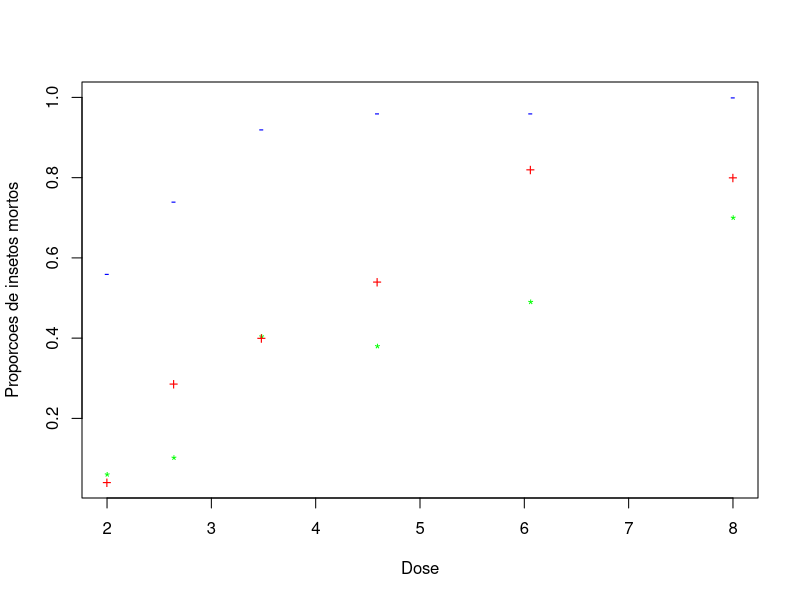
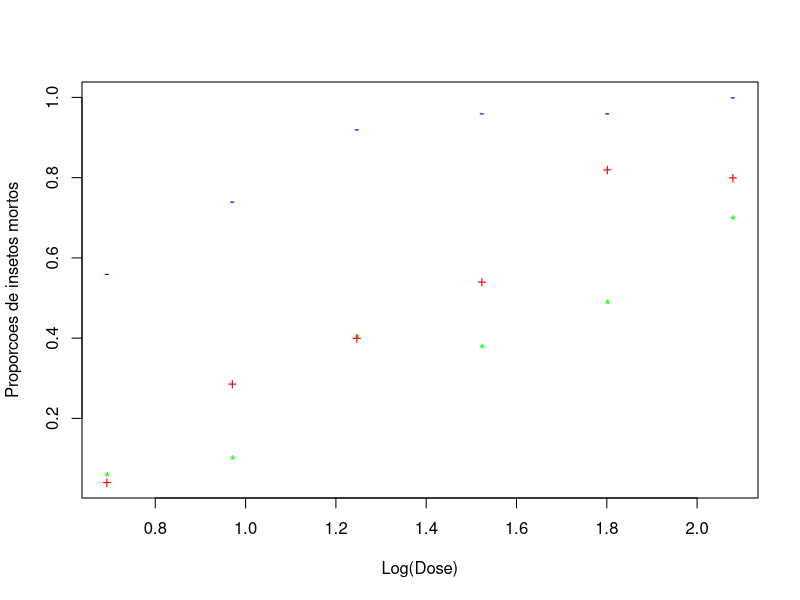
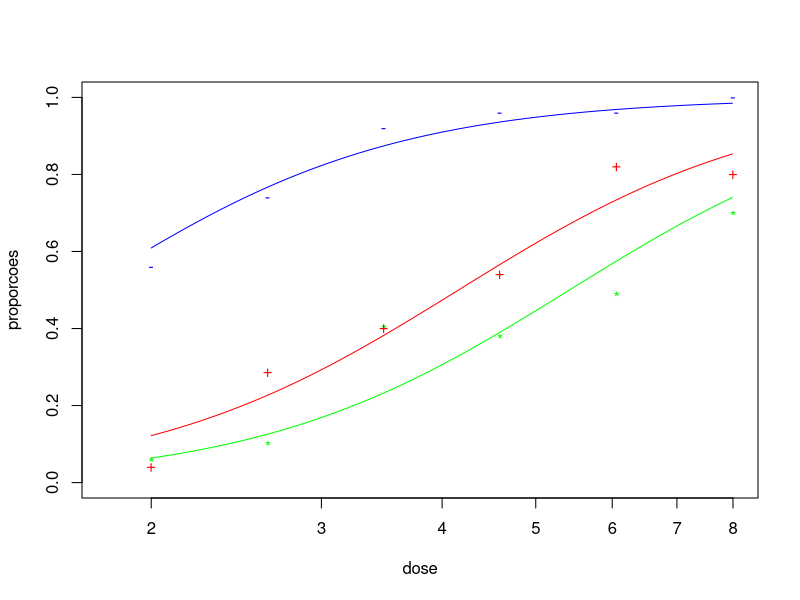

Write R code to recreate these figures, in order.
dose <- c(2.00,2.64,3.48,4.59,6.06,8.00)
dose <- c(rep(dose,3))
d <- as.factor(dose)
ldose<-log(dose)
y <- c(3,5,19,19,24,35,2,14,20,27,41,40,28,37,46,48,48,50)
m <- c(50,49,47,50,49,50,50,49,50,50,50,50,50,50,50,50,50,50)
insecticid<-as.factor(c(rep("DDT",6),rep("BHC",6),rep("DDT+BHC",6)))
Tribolium.dat <- data.frame(dose, y, m, insecticid)
attach(Tribolium.dat)
resp<-cbind(y,m-y)
pe=y/m
plot(dose,pe, pch=c(rep("*",6),rep("+",6), rep("-",6)),
col=c(rep("green",6), rep("red",6),rep("blue",6)),
xlab="Dose", ylab="Proporcoes de insetos mortos")
plot(ldose,pe, pch=c(rep("*",6),rep("+",6), rep("-",6)),
col=c(rep("green",6), rep("red",6),rep("blue",6)),
xlab="Log(Dose)", ylab="Proporcoes de insetos mortos")

################################################################################
mod1<-glm(resp~1, family=binomial)
mod2<-glm(resp~d, family=binomial)
mod3<-glm(resp~insecticid, family=binomial)
mod4<-glm(resp~insecticid+ldose-1, family=binomial)
anova(mod1, mod2, mod3, mod4, test="Chisq")
summary(mod4, test="Chisq")
#################################################################################
plot(c(1.8,8), c(0,1), type="n", xlab="dose", ylab="proporcoes", log="x")
points(dose,pe, pch=c(rep("*",6),rep("+",6), rep("-",6)),
col=c(rep("green",6), rep("red",6),rep("blue",6)))
ld<-seq(log(2),log(8),0.005)
lines(exp(ld), predict(mod4,data.frame(ldose=ld,
insecticid=factor(rep("DDT",length(ld)),levels=levels(insecticid))),
type="response"), col="green")
lines(exp(ld), predict(mod4,data.frame(ldose=ld,
insecticid=factor(rep("BHC",length(ld)),levels=levels(insecticid))),
type="response"), col="red")
lines(exp(ld), predict(mod4,data.frame(ldose=ld,
insecticid=factor(rep("DDT+BHC",length(ld)),levels=levels(insecticid))),
type="response"), col="blue")
#################################################################################


















